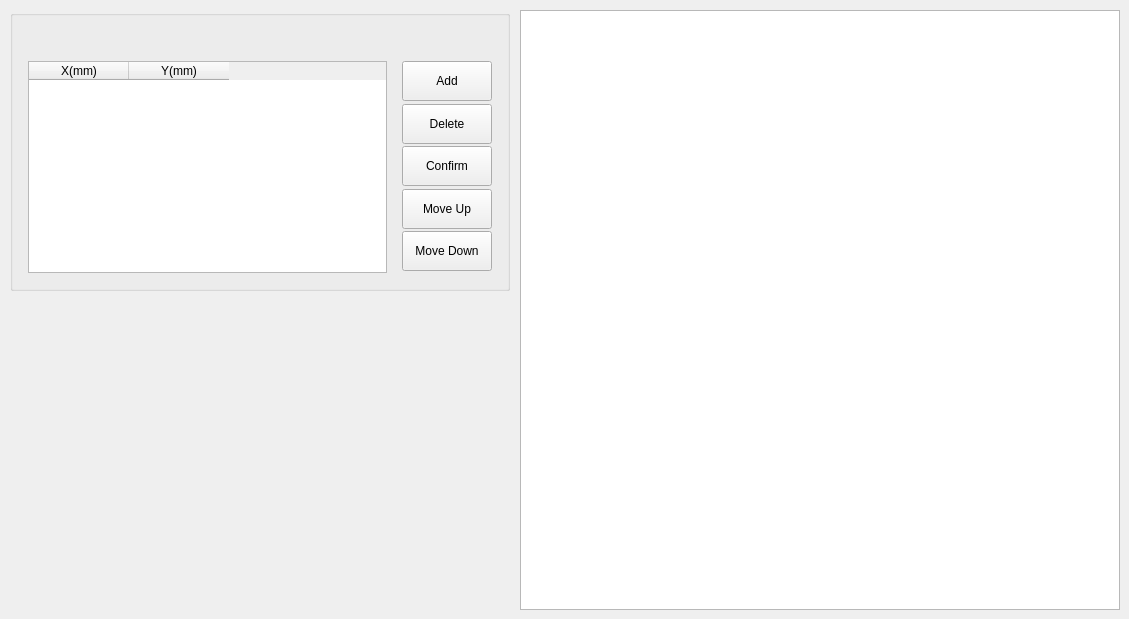
        <widget class="QWidget" name="tab">
         <attribute name="title">
          <string>Chip Calibration</string>
         </attribute>
         <widget class="ISTAR::GUI::GroupBox" name="gb_ChipCalibration">
          <property name="geometry">
           <rect>
            <x>10</x>
            <y>10</y>
            <width>500</width>
            <height>281</height>
           </rect>
          </property>
          <property name="sizePolicy">
           <sizepolicy hsizetype="Preferred" vsizetype="Preferred">
            <horstretch>0</horstretch>
            <verstretch>0</verstretch>
           </sizepolicy>
          </property>
          <property name="minimumSize">
           <size>
            <width>500</width>
            <height>0</height>
           </size>
          </property>
          <property name="maximumSize">
           <size>
            <width>500</width>
            <height>16777215</height>
           </size>
          </property>
          <layout class="QGridLayout" name="gridLayout_10">
           <property name="leftMargin">
            <number>15</number>
           </property>
           <property name="topMargin">
            <number>45</number>
           </property>
           <property name="rightMargin">
            <number>15</number>
           </property>
           <property name="bottomMargin">
            <number>15</number>
           </property>
           <property name="horizontalSpacing">
            <number>15</number>
           </property>
           <property name="verticalSpacing">
            <number>6</number>
           </property>
           <item row="0" column="3">
            <widget class="QPushButton" name="btn_add_ChipCalibration">
             <property name="minimumSize">
              <size>
               <width>90</width>
               <height>40</height>
              </size>
             </property>
             <property name="maximumSize">
              <size>
               <width>90</width>
               <height>16777215</height>
              </size>
             </property>
             <property name="text">
              <string>Add</string>
             </property>
            </widget>
           </item>
           <item row="1" column="3">
            <widget class="QPushButton" name="btn_delete_ChipCalibration">
             <property name="minimumSize">
              <size>
               <width>90</width>
               <height>40</height>
              </size>
             </property>
             <property name="maximumSize">
              <size>
               <width>90</width>
               <height>16777215</height>
              </size>
             </property>
             <property name="text">
              <string>Delete</string>
             </property>
            </widget>
           </item>
           <item row="2" column="3">
            <widget class="QPushButton" name="btn_confirm_ChipCalibration">
             <property name="minimumSize">
              <size>
               <width>90</width>
               <height>40</height>
              </size>
             </property>
             <property name="maximumSize">
              <size>
               <width>90</width>
               <height>16777215</height>
              </size>
             </property>
             <property name="text">
              <string>Confirm</string>
             </property>
            </widget>
           </item>
           <item row="3" column="3">
            <widget class="QPushButton" name="btn_upMove_ChipCalibration">
             <property name="minimumSize">
              <size>
               <width>90</width>
               <height>40</height>
              </size>
             </property>
             <property name="maximumSize">
              <size>
               <width>90</width>
               <height>16777215</height>
              </size>
             </property>
             <property name="text">
              <string>Move Up</string>
             </property>
            </widget>
           </item>
           <item row="4" column="3">
            <widget class="QPushButton" name="btn_dwMove_ChipCalibration">
             <property name="minimumSize">
              <size>
               <width>90</width>
               <height>40</height>
              </size>
             </property>
             <property name="maximumSize">
              <size>
               <width>90</width>
               <height>16777215</height>
              </size>
             </property>
             <property name="text">
              <string>Move Down</string>
             </property>
            </widget>
           </item>
           <item row="0" column="0" rowspan="6">
            <widget class="ISTAR::GUI::TableWidget" name="tw_ChipCalibration">
             <property name="minimumSize">
              <size>
               <width>250</width>
               <height>0</height>
              </size>
             </property>
             <column>
              <property name="text">
               <string>X(mm)</string>
              </property>
             </column>
             <column>
              <property name="text">
               <string>Y(mm)</string>
              </property>
             </column>
            </widget>
           </item>
          </layout>
         </widget>
         <widget class="WaferGraphicsView" name="gv_preview_4">
          <property name="geometry">
           <rect>
            <x>520</x>
            <y>10</y>
            <width>600</width>
            <height>600</height>
           </rect>
          </property>
          <property name="minimumSize">
           <size>
            <width>500</width>
            <height>500</height>
           </size>
          </property>
          <property name="maximumSize">
           <size>
            <width>700</width>
            <height>700</height>
           </size>
          </property>
         </widget>
        </widget>
